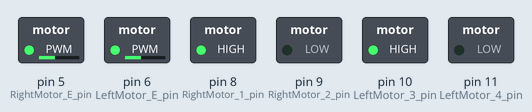
This sketch was run on a simulated Arduino Uno, built with avr-gcc and run on an emulated ATmega328P. Shown: switched loads named in the sketch (green lamp = pin HIGH).

Above: at 0.05 s.
At 5.95 s:
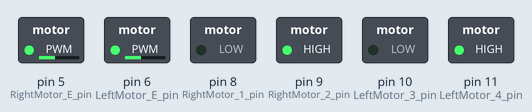
Timing chart, 0 to 6.9 s (numbered marks = the images above):
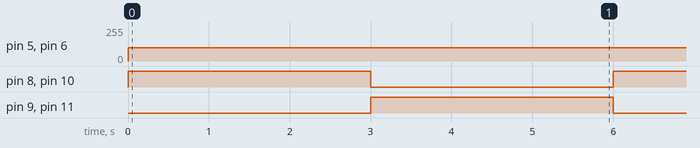

The sketch:

6_Motor_driver.ino
```cpp
int RightMotor_E_pin = 5;                         // 오른쪽 모터의 Enable & PWM
int RightMotor_1_pin = 8;                         // 오른쪽 모터 제어선 IN1
int RightMotor_2_pin = 9;                         // 오른쪽 모터 제어선 IN2
int LeftMotor_3_pin = 10;                         // 왼쪽 모터 제어선 IN3
int LeftMotor_4_pin = 11;                         // 왼쪽 모터 제어선 IN4
int LeftMotor_E_pin = 6;                          // 왼쪽 모터의 Enable & PWM

void SmartCar_Go();
void SmartCar_Back();

int L_MotorSpeed = 100;                          // 왼쪽 모터 속도
int R_MotorSpeed = 100;                          // 오른쪽 모터 속도

void setup() {                                   // 출력모드로 설정
  pinMode(RightMotor_E_pin, OUTPUT);
  pinMode(RightMotor_1_pin, OUTPUT);
  pinMode(RightMotor_2_pin, OUTPUT);
  pinMode(LeftMotor_3_pin, OUTPUT);
  pinMode(LeftMotor_4_pin, OUTPUT);
  pinMode(LeftMotor_E_pin, OUTPUT);
}

void loop() {
  SmartCar_Go();
  delay(3000);
  SmartCar_Back();
  delay(3000);
}
void SmartCar_Go() {                             // 전진
  Serial.println("Forward");
  digitalWrite(RightMotor_1_pin, HIGH);
  digitalWrite(RightMotor_2_pin, LOW);
  digitalWrite(LeftMotor_3_pin, HIGH);
  digitalWrite(LeftMotor_4_pin, LOW);
  analogWrite(RightMotor_E_pin, L_MotorSpeed);
  analogWrite(LeftMotor_E_pin, R_MotorSpeed);
}
void SmartCar_Back() {                           // 후진
  Serial.println("Backward");
  digitalWrite(RightMotor_1_pin, LOW);
  digitalWrite(RightMotor_2_pin, HIGH);
  digitalWrite(LeftMotor_3_pin, LOW);
  digitalWrite(LeftMotor_4_pin, HIGH);
  analogWrite(RightMotor_E_pin, L_MotorSpeed);
  analogWrite(LeftMotor_E_pin, R_MotorSpeed);
}
```

Measured:
- by itself, pin 5 (RightMotor_E_pin), pin 6 (LeftMotor_E_pin): 0/255 → 100/255 at 0.00 s
- by itself, pin 8 (RightMotor_1_pin), pin 9 (RightMotor_2_pin), pin 10 (LeftMotor_3_pin), pin 11 (LeftMotor_4_pin): alternates HIGH for 3.0 s and LOW for 3.0 s
